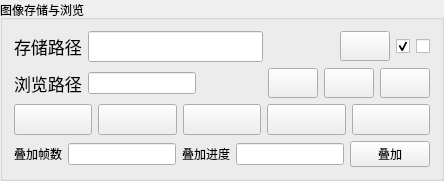
     <widget class="QGroupBox" name="groupBox_2">
      <property name="title">
       <string>图像存储与浏览</string>
      </property>
      <property name="alignment">
       <set>Qt::AlignLeading|Qt::AlignLeft|Qt::AlignTop</set>
      </property>
      <layout class="QGridLayout" name="gridLayout_13">
       <item row="0" column="0">
        <layout class="QGridLayout" name="gridLayout_11">
         <item row="0" column="0">
          <layout class="QGridLayout" name="gridLayout_4">
           <item row="0" column="4">
            <widget class="QCheckBox" name="checkBox_MatchTimeSave">
             <property name="font">
              <font>
               <family>微软雅黑</family>
               <pointsize>12</pointsize>
               <weight>50</weight>
               <italic>false</italic>
               <bold>false</bold>
              </font>
             </property>
             <property name="tabletTracking">
              <bool>false</bool>
             </property>
             <property name="toolTip">
              <string>图像匹配曝光中心时刻存储标识</string>
             </property>
             <property name="text">
              <string/>
             </property>
             <property name="icon">
              <iconset resource="MainWindow.qrc">
               <normaloff>:/Icon/Resources/time.png</normaloff>:/Icon/Resources/time.png</iconset>
             </property>
             <property name="iconSize">
              <size>
               <width>23</width>
               <height>23</height>
              </size>
             </property>
             <property name="checkable">
              <bool>true</bool>
             </property>
             <property name="checked">
              <bool>true</bool>
             </property>
             <property name="tristate">
              <bool>false</bool>
             </property>
            </widget>
           </item>
           <item row="0" column="3">
            <widget class="QPushButton" name="pushButton_SavePathBrowse">
             <property name="minimumSize">
              <size>
               <width>50</width>
               <height>30</height>
              </size>
             </property>
             <property name="maximumSize">
              <size>
               <width>50</width>
               <height>30</height>
              </size>
             </property>
             <property name="font">
              <font>
               <family>微软雅黑</family>
               <pointsize>12</pointsize>
               <weight>50</weight>
               <italic>false</italic>
               <bold>false</bold>
              </font>
             </property>
             <property name="toolTip">
              <string>图像存储路径选择</string>
             </property>
             <property name="text">
              <string/>
             </property>
             <property name="icon">
              <iconset resource="MainWindow.qrc">
               <normaloff>:/Icon/Resources/doc.png</normaloff>:/Icon/Resources/doc.png</iconset>
             </property>
             <property name="iconSize">
              <size>
               <width>23</width>
               <height>23</height>
              </size>
             </property>
            </widget>
           </item>
           <item row="0" column="5">
            <widget class="QCheckBox" name="checkBox_ImageSave">
             <property name="font">
              <font>
               <family>微软雅黑</family>
               <pointsize>12</pointsize>
               <weight>50</weight>
               <italic>false</italic>
               <bold>false</bold>
              </font>
             </property>
             <property name="toolTip">
              <string>图像数据存储</string>
             </property>
             <property name="text">
              <string/>
             </property>
             <property name="icon">
              <iconset resource="MainWindow.qrc">
               <normaloff>:/Icon/Icon/Save.png</normaloff>:/Icon/Icon/Save.png</iconset>
             </property>
             <property name="iconSize">
              <size>
               <width>23</width>
               <height>23</height>
              </size>
             </property>
            </widget>
           </item>
           <item row="0" column="1">
            <widget class="QLineEdit" name="lineEdit_ImageSavePath">
             <property name="sizePolicy">
              <sizepolicy hsizetype="Expanding" vsizetype="Fixed">
               <horstretch>0</horstretch>
               <verstretch>0</verstretch>
              </sizepolicy>
             </property>
             <property name="minimumSize">
              <size>
               <width>175</width>
               <height>0</height>
              </size>
             </property>
             <property name="maximumSize">
              <size>
               <width>203</width>
               <height>16777215</height>
              </size>
             </property>
             <property name="font">
              <font>
               <family>微软雅黑</family>
               <pointsize>12</pointsize>
               <weight>50</weight>
               <italic>false</italic>
               <bold>false</bold>
              </font>
             </property>
             <property name="readOnly">
              <bool>true</bool>
             </property>
            </widget>
           </item>
           <item row="0" column="0">
            <widget class="QLabel" name="label_ImageSavePath">
             <property name="font">
              <font>
               <family>微软雅黑</family>
               <pointsize>13</pointsize>
               <weight>50</weight>
               <italic>false</italic>
               <bold>false</bold>
              </font>
             </property>
             <property name="text">
              <string>存储路径</string>
             </property>
            </widget>
           </item>
           <item row="0" column="2">
            <spacer name="horizontalSpacer_7">
             <property name="font">
              <font>
               <family>微软雅黑</family>
               <pointsize>12</pointsize>
               <weight>50</weight>
               <italic>false</italic>
               <bold>false</bold>
              </font>
             </property>
             <property name="orientation">
              <enum>Qt::Horizontal</enum>
             </property>
             <property name="sizeHint" stdset="0">
              <size>
               <width>40</width>
               <height>20</height>
              </size>
             </property>
            </spacer>
           </item>
          </layout>
         </item>
         <item row="1" column="0">
          <layout class="QHBoxLayout" name="horizontalLayout_4">
           <item>
            <widget class="QLabel" name="label_ImagePlayPath">
             <property name="font">
              <font>
               <family>微软雅黑</family>
               <pointsize>13</pointsize>
               <weight>50</weight>
               <italic>false</italic>
               <bold>false</bold>
              </font>
             </property>
             <property name="text">
              <string>浏览路径</string>
             </property>
            </widget>
           </item>
           <item>
            <widget class="QLineEdit" name="lineEdit_ImagePlayPath"/>
           </item>
           <item>
            <spacer name="horizontalSpacer_3">
             <property name="font">
              <font>
               <family>微软雅黑</family>
               <pointsize>12</pointsize>
               <weight>50</weight>
               <italic>false</italic>
               <bold>false</bold>
              </font>
             </property>
             <property name="orientation">
              <enum>Qt::Horizontal</enum>
             </property>
             <property name="sizeHint" stdset="0">
              <size>
               <width>40</width>
               <height>20</height>
              </size>
             </property>
            </spacer>
           </item>
           <item>
            <widget class="QPushButton" name="pushButton_PlayPathBrowse">
             <property name="minimumSize">
              <size>
               <width>50</width>
               <height>30</height>
              </size>
             </property>
             <property name="maximumSize">
              <size>
               <width>50</width>
               <height>30</height>
              </size>
             </property>
             <property name="font">
              <font>
               <family>微软雅黑</family>
               <pointsize>12</pointsize>
               <weight>50</weight>
               <italic>false</italic>
               <bold>false</bold>
              </font>
             </property>
             <property name="toolTip">
              <string>图像浏览路径选择</string>
             </property>
             <property name="text">
              <string/>
             </property>
             <property name="icon">
              <iconset resource="MainWindow.qrc">
               <normaloff>:/Icon/Resources/doc.png</normaloff>:/Icon/Resources/doc.png</iconset>
             </property>
             <property name="iconSize">
              <size>
               <width>23</width>
               <height>23</height>
              </size>
             </property>
            </widget>
           </item>
           <item>
            <widget class="QPushButton" name="pushButton_DistCurve">
             <property name="minimumSize">
              <size>
               <width>50</width>
               <height>30</height>
              </size>
             </property>
             <property name="maximumSize">
              <size>
               <width>50</width>
               <height>30</height>
              </size>
             </property>
             <property name="font">
              <font>
               <family>微软雅黑</family>
               <pointsize>12</pointsize>
               <weight>50</weight>
               <italic>false</italic>
               <bold>false</bold>
              </font>
             </property>
             <property name="toolTip">
              <string>目标脱靶量数据事后判读</string>
             </property>
             <property name="text">
              <string/>
             </property>
             <property name="icon">
              <iconset resource="MainWindow.qrc">
               <normaloff>:/Icon/Resources/curve.png</normaloff>:/Icon/Resources/curve.png</iconset>
             </property>
             <property name="iconSize">
              <size>
               <width>23</width>
               <height>23</height>
              </size>
             </property>
            </widget>
           </item>
           <item>
            <widget class="QPushButton" name="pushButton_DistCurve_2">
             <property name="minimumSize">
              <size>
               <width>50</width>
               <height>30</height>
              </size>
             </property>
             <property name="maximumSize">
              <size>
               <width>50</width>
               <height>30</height>
              </size>
             </property>
             <property name="font">
              <font>
               <family>微软雅黑</family>
               <pointsize>12</pointsize>
               <weight>50</weight>
               <italic>false</italic>
               <bold>false</bold>
              </font>
             </property>
             <property name="toolTip">
              <string>光度测量数据分析</string>
             </property>
             <property name="text">
              <string/>
             </property>
             <property name="icon">
              <iconset resource="MainWindow.qrc">
               <normaloff>:/Icon/Resources/Curves.png</normaloff>:/Icon/Resources/Curves.png</iconset>
             </property>
             <property name="iconSize">
              <size>
               <width>23</width>
               <height>23</height>
              </size>
             </property>
            </widget>
           </item>
          </layout>
         </item>
         <item row="2" column="0">
          <layout class="QGridLayout" name="gridLayout_3">
           <item row="0" column="4">
            <widget class="QPushButton" name="pushButton_NextAuto">
             <property name="minimumSize">
              <size>
               <width>40</width>
               <height>30</height>
              </size>
             </property>
             <property name="font">
              <font>
               <family>微软雅黑</family>
               <pointsize>12</pointsize>
               <weight>50</weight>
               <italic>false</italic>
               <bold>false</bold>
              </font>
             </property>
             <property name="toolTip">
              <string>正向连续播放</string>
             </property>
             <property name="text">
              <string/>
             </property>
             <property name="icon">
              <iconset resource="MainWindow.qrc">
               <normaloff>:/Icon/Resources/play1.png</normaloff>:/Icon/Resources/play1.png</iconset>
             </property>
             <property name="iconSize">
              <size>
               <width>21</width>
               <height>21</height>
              </size>
             </property>
            </widget>
           </item>
           <item row="0" column="3">
            <widget class="QPushButton" name="pushButton_Next">
             <property name="minimumSize">
              <size>
               <width>40</width>
               <height>30</height>
              </size>
             </property>
             <property name="font">
              <font>
               <family>微软雅黑</family>
               <pointsize>12</pointsize>
               <weight>50</weight>
               <italic>false</italic>
               <bold>false</bold>
              </font>
             </property>
             <property name="toolTip">
              <string>正向单帧播放</string>
             </property>
             <property name="text">
              <string/>
             </property>
             <property name="icon">
              <iconset resource="MainWindow.qrc">
               <normaloff>:/Icon/Resources/play.png</normaloff>:/Icon/Resources/play.png</iconset>
             </property>
             <property name="iconSize">
              <size>
               <width>21</width>
               <height>21</height>
              </size>
             </property>
            </widget>
           </item>
           <item row="0" column="0">
            <widget class="QPushButton" name="pushButton_PreviousAuto">
             <property name="minimumSize">
              <size>
               <width>40</width>
               <height>30</height>
              </size>
             </property>
             <property name="font">
              <font>
               <family>微软雅黑</family>
               <pointsize>12</pointsize>
               <weight>50</weight>
               <italic>false</italic>
               <bold>false</bold>
              </font>
             </property>
             <property name="toolTip">
              <string>反向连续播放</string>
             </property>
             <property name="text">
              <string/>
             </property>
             <property name="icon">
              <iconset resource="MainWindow.qrc">
               <normaloff>:/Icon/Resources/play1-r.png</normaloff>:/Icon/Resources/play1-r.png</iconset>
             </property>
             <property name="iconSize">
              <size>
               <width>21</width>
               <height>21</height>
              </size>
             </property>
            </widget>
           </item>
           <item row="0" column="1">
            <widget class="QPushButton" name="pushButton_Previous">
             <property name="minimumSize">
              <size>
               <width>40</width>
               <height>30</height>
              </size>
             </property>
             <property name="font">
              <font>
               <family>微软雅黑</family>
               <pointsize>12</pointsize>
               <weight>50</weight>
               <italic>false</italic>
               <bold>false</bold>
              </font>
             </property>
             <property name="toolTip">
              <string>反向单帧播放</string>
             </property>
             <property name="text">
              <string/>
             </property>
             <property name="icon">
              <iconset resource="MainWindow.qrc">
               <normaloff>:/Icon/Resources/play-r.png</normaloff>:/Icon/Resources/play-r.png</iconset>
             </property>
             <property name="iconSize">
              <size>
               <width>21</width>
               <height>21</height>
              </size>
             </property>
            </widget>
           </item>
           <item row="0" column="2">
            <widget class="QPushButton" name="pushButton_Pause">
             <property name="minimumSize">
              <size>
               <width>40</width>
               <height>30</height>
              </size>
             </property>
             <property name="font">
              <font>
               <family>微软雅黑</family>
               <pointsize>12</pointsize>
               <weight>50</weight>
               <italic>false</italic>
               <bold>false</bold>
              </font>
             </property>
             <property name="toolTip">
              <string>暂停</string>
             </property>
             <property name="text">
              <string/>
             </property>
             <property name="icon">
              <iconset resource="MainWindow.qrc">
               <normaloff>:/Icon/Resources/Pause.png</normaloff>:/Icon/Resources/Pause.png</iconset>
             </property>
             <property name="iconSize">
              <size>
               <width>21</width>
               <height>21</height>
              </size>
             </property>
            </widget>
           </item>
          </layout>
         </item>
         <item row="3" column="0">
          <layout class="QGridLayout" name="gridLayout_70">
           <item row="0" column="0">
            <layout class="QGridLayout" name="gridLayout_62">
             <item row="0" column="0">
              <widget class="QLabel" name="label_8">
               <property name="text">
                <string>叠加帧数</string>
               </property>
              </widget>
             </item>
             <item row="0" column="1">
              <widget class="QLineEdit" name="lineEdit_AddFrameNum">
               <property name="alignment">
                <set>Qt::AlignCenter</set>
               </property>
              </widget>
             </item>
            </layout>
           </item>
           <item row="0" column="2">
            <widget class="QPushButton" name="pushButton_AddRePeat">
             <property name="text">
              <string>叠加</string>
             </property>
             <property name="autoDefault">
              <bool>false</bool>
             </property>
            </widget>
           </item>
           <item row="0" column="1">
            <layout class="QGridLayout" name="gridLayout_37">
             <item row="0" column="0">
              <widget class="QLabel" name="label_7">
               <property name="text">
                <string>叠加进度</string>
               </property>
              </widget>
             </item>
             <item row="0" column="1">
              <widget class="QLineEdit" name="lineEdit_AddProc">
               <property name="text">
                <string/>
               </property>
               <property name="alignment">
                <set>Qt::AlignCenter</set>
               </property>
              </widget>
             </item>
            </layout>
           </item>
          </layout>
         </item>
        </layout>
       </item>
      </layout>
     </widget>
